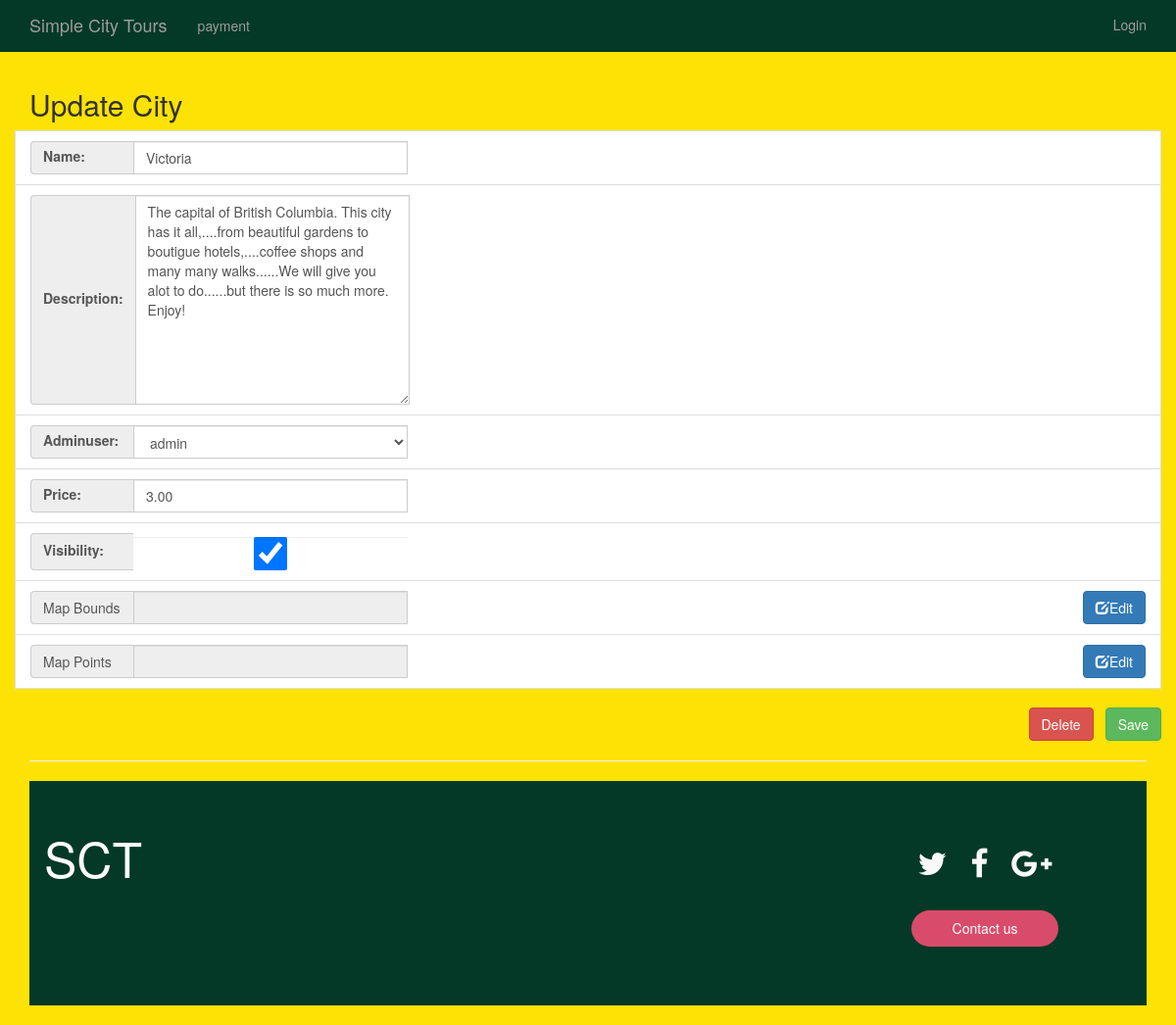
Page /cityUpdateAdmin/26/ on the committed database.
### app/models.py (models this page shows, shortened)
class Location(models.Model):
    name = models.CharField(max_length=255,null=True)
    created = models.DateTimeField(auto_now_add=True, editable=False, null=True)
    last_updated = models.DateTimeField(auto_now=True, editable=False, null=True)
    adminuser = models.ForeignKey(User, on_delete=models.PROTECT)
    lat = models.DecimalField(decimal_places=19, max_digits=23,null=True)
    lng = models.DecimalField(decimal_places=19, max_digits=23,null=True)
    price = models.DecimalField(decimal_places=2, max_digits=12,null=True)
    visibility = models.BooleanField(default=True)
    description = models.CharField(max_length=1000,null=True)
    polygon = models.OneToOneField(Polygon, models.CASCADE ,null=True)
    zoom = models.IntegerField(null=True)
    users = models.ManyToManyField(User, related_name='customers')

### app/views.py (the view)
# urls.py: url(r'^cityUpdateAdmin/(?P<pk>[0-9]+)/$', app.views.cityUpdateAdmin.as_view(), name='cityUpdateAdmin'),
class cityUpdateAdmin(UpdateView):
   model = Location
   form_class = modelform_factory(Location,
   widgets={
       "name": TextInput({
       'class': 'form-control','placeholder': 'city'
       }),
       "description": Textarea({
       'class': 'form-control','placeholder': 'description'
       }),
       "adminuser": Select({
       'class': 'form-control',
       }),
       "price": NumberInput({
       'class': 'form-control',
       }),
       "visibility": CheckboxInput({
       'class': 'form-control'
       }),},
   fields=('name', 'description', 'adminuser', 'price', 'visibility','id'))
   template_name = 'app/mapEditForm.html'
   def get_pk(self):
        pk= self.kwargs['pk']
        return pk

### app/templates/app/mapEditForm.html (shortened to what this page needs)
{% extends "app/layout.html" %}
{% block content %}
<h2>Update City</h2>
<div class="row">
     <form class="form-horizontal" action="" method="post">
         <ul class="list-group">
             {% include 'app/city-form-template.html' %}
             <li class="list-group-item">
                    <div class="input-group">
                        <span class="input-group-addon">Map Bounds</span>
                        <input id="mapBounds" type="text" class="form-control pull-left" name="mapBounds" disabled>
                        <span class="input-group-btn">
                            <a href="{% url 'cityPolygonUpdate' view.get_pk %}"><span class="btn btn-primary editBut" id="polyEdit"><span class="glyphicon glyphicon-edit"></span>Edit</span></a>
                        </span>
                    </div>
                </li>
                <li class="list-group-item">
                    <div class="input-group">
                        <span class="input-group-addon">Map Points</span>
                        <input id="mapPoints" type="text" class="form-control pull-left" name="mapPoints" disabled>
                        <span class="input-group-btn">
                            <a href="{% url 'cityPointsUpdate' view.get_pk %}"><span class="btn btn-primary editBut" id="pointsEdit"><span class="glyphicon glyphicon-edit"></span>Edit</span></a>
                        </span>
                    </div>
                </li>
             <li>
                 <button type="submit" class="btn btn-success pull-right" style="margin-top: 20px">Save</button>
             </li>
         </ul>
     </form>
     <form action="{% url 'cityDelete' view.get_pk %}" method="post">
        <div class="form-group">
            <button type="submit" style="margin-right: 12px" class="btn btn-danger pull-right">Delete</button>
        </div>
    </form>
</div>
{% endblock %}

### app/templates/app/city-form-template.html (shortened to what this page needs)
{% for field in form %}
    <li class="list-group-item">
            <div class="input-group">
                <span class="input-group-addon">{{field.label_tag}}</span>
                <div>{{field}}</div>
            </div>
    </li>
{% endfor %}

### app/static/app/content/site.css (style rules this page uses)
body { padding-top: 50px; padding-bottom: 20px; }
input, select, textarea { max-width: 280px; }

### app/static/app/css/style.css (style rules this page uses)
body { background-color: #FCE205 !important; }
.editBut { background-color: #3379b8; font-size: 20px; margin-bottom: 5px; border-radius: 10%; padding: 3%; }
ul li { display: inline; }
.input-group-addon { min-width: 105px !important; text-align: left !important; }

### rows in the picture
Location: form "Victoria" "The capital of British Columbia. This city has it all,....from beautiful gardens to boutigue hotels,....coffee shops and many many walks......We will give you alot to do......but there is so much more. Enjoy!" "admin" "3.00" "☑"

### other values in the picture
{{ field.label_tag }} "Name:" "Description:" "Adminuser:" "Price:" "Visibility:"
